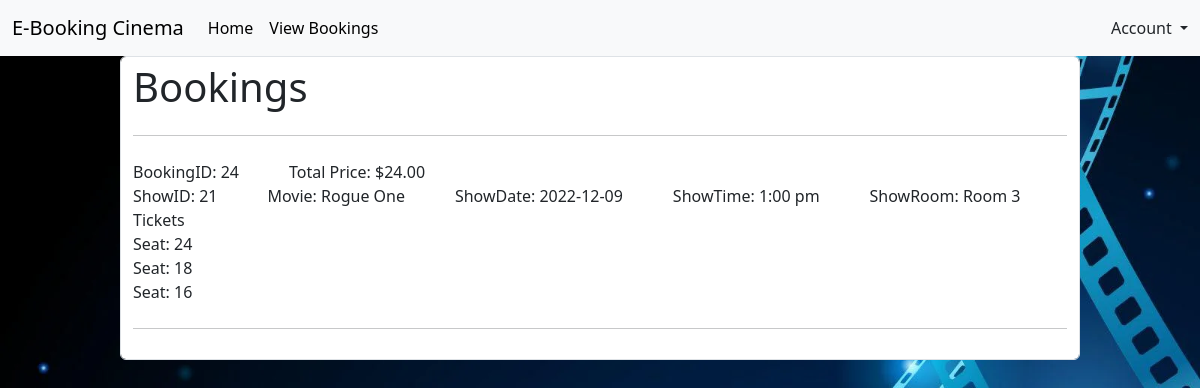
Screenshot of /pages/viewBookings.php (signed in) with the database file from the repository.
### tables this page shows
CREATE TABLE `booking_table` (
  `idBooking` int(11) NOT NULL,
  `totalPrice` decimal(10,2) NOT NULL,
  `showID` int(11) NOT NULL,
  `paymentID` int(11) NOT NULL,
  `customerID` int(11) NOT NULL,
  `promoID` int(11) NOT NULL
);

CREATE TABLE `movies_table` (
  `idMovie` int(11) NOT NULL,
  `title` varchar(45) NOT NULL,
  `cast` varchar(200) DEFAULT NULL,
  `director` varchar(45) DEFAULT NULL,
  `producer` varchar(45) DEFAULT NULL,
  `genre` varchar(45) DEFAULT NULL,
  `synopsis` varchar(500) DEFAULT NULL,
  `trailerPicture` varchar(500) DEFAULT NULL,
  `trailerVideo` varchar(45) DEFAULT NULL,
  `filmRating` varchar(45) DEFAULT NULL,
  `categoryID` int(11) NOT NULL,
  `isCurrentlyPlaying` tinyint(4) NOT NULL DEFAULT 0
);

CREATE TABLE `show_table` (
  `idShow` int(11) NOT NULL,
  `date` date NOT NULL,
  `movieID` int(11) NOT NULL,
  `showroomID` int(11) NOT NULL,
  `showtimeID` int(11) NOT NULL
);

CREATE TABLE `tickets_table` (
  `idTicket` int(11) NOT NULL,
  `bookingID` int(11) NOT NULL,
  `seatNumber` int(11) NOT NULL
);

### pages/viewBookings.php (the view, shortened to what this page needs)
<?php
    $mysqli = require __DIR__ . "/database.php";
    $sql = "SELECT * FROM user WHERE id = {$_SESSION["user_id"]}";
    $result = $mysqli->query($sql);
    $user = $result->fetch_assoc();
    $userID = $user["id"];
    $sql = "SELECT * FROM `booking_table` WHERE `customerID` = $userID;";
    $result = $mysqli->query($sql);
    $bookings = $result->fetch_all(MYSQLI_ASSOC);
    $sql = "SELECT * FROM `showroom_table`";
    $result = $mysqli->query($sql);
    $showRooms = $result->fetch_all(MYSQLI_ASSOC);
    $roomNamesArr = array_column($showRooms, "name", "idRoom");
    $sql = "SELECT * FROM `showtime_table`";
    $result = $mysqli->query($sql);
    $showTimes = $result->fetch_all(MYSQLI_ASSOC);
    $showTimeArr = array_column($showTimes, "showtime", "idShowtime");
?>
<!DOCTYPE html>
<html>
<head>
<link href="../node_modules/bootstrap/dist/css/bootstrap.min.css" rel="stylesheet">
<link href="../css/signin.css" rel="stylesheet">
<link href="../css/form-validation.css" rel="stylesheet">
<link href="../css/homepage.css" rel="stylesheet">
</head>
<body id="bg">
<nav class="navbar navbar-expand-lg navbar-light bg-light">
    <div class="container-fluid">
        <a class="navbar-brand" href="home.php">E-Booking Cinema</a>
        <div class="collapse navbar-collapse" id="navbarNavDropdown">
            <ul class="navbar-nav me-auto order-0">
                <li class="nav-item">
                    <a class="nav-link active" href="home.php" aria-current="page">Home</a>
                </li>
                <li>
                    <a class="nav-link active" href="viewBookings.php" aria-current="page">View Bookings</a>
                </li>
            </ul>
            <div class="d-flex ms-auto order-5">
                <div class="nav-item dropdown justify-content-end">
                    <a class="nav-link dropdown-toggle" href="#" id="navbarDropdownMenuLink" role="button" data-bs-toggle="dropdown" aria-expanded="false">
                        Account
                    </a>
                </div>
            </div>
        </div>
    </div>
</nav>
<div class="container form-control form-block">
    <h1> Bookings </h1>
    <hr class="my-4">
    <?php
        if($bookings) {
            foreach($bookings as $booking) {
                echo "BookingID: " . $booking["idBooking"] . "&nbsp&nbsp&nbsp&nbsp&nbsp&nbsp&nbsp&nbsp&nbsp&nbsp&nbsp Total Price: $" . $booking["totalPrice"] . "<br>";
                    $showID = $booking["showID"];
                    $sql = "SELECT * FROM `show_table` WHERE `idShow` = $showID;";
                    $result = $mysqli->query($sql);
                    $show = $result->fetch_assoc();
                    $showTime = $show["showtimeID"];
                    $showRoom = $show["showroomID"];
                    $movieID = $show["movieID"];
                    $sql = "SELECT * FROM `movies_table` WHERE `idMovie` = $movieID";
                    $result = $mysqli->query($sql);
                    $movie = $result->fetch_assoc();
                echo "ShowID: " . $showID . "&nbsp&nbsp&nbsp&nbsp&nbsp&nbsp&nbsp&nbsp&nbsp&nbsp&nbsp Movie: " . $movie["title"]
                    . "&nbsp&nbsp&nbsp&nbsp&nbsp&nbsp&nbsp&nbsp&nbsp&nbsp&nbsp ShowDate: " . $show["date"]
                    . "&nbsp&nbsp&nbsp&nbsp&nbsp&nbsp&nbsp&nbsp&nbsp&nbsp&nbsp ShowTime: " . $showTimeArr[$showTime]
                    . "&nbsp&nbsp&nbsp&nbsp&nbsp&nbsp&nbsp&nbsp&nbsp&nbsp&nbsp ShowRoom: " . $roomNamesArr[$showRoom] . "<br>";
                echo "Tickets<br>";
                    $bookingID = $booking["idBooking"];
                    $sql = "SELECT * FROM `tickets_table` WHERE `bookingID` = $bookingID";
                    $result = $mysqli->query($sql);
                    $tickets = $result->fetch_all(MYSQLI_ASSOC);
                    foreach($tickets as $ticket) {
                        echo "Seat: " . $ticket["seatNumber"] . "<br>";
                    }
                echo "<hr class='my-4'>";
            }
        } else {
            echo "No bookings.";
        }
    ?>
</div>
</body>
</html>

### css/signin.css (style rules this page uses)
html, body { height: 100%; }
body { align-items: center; padding-bottom: 40px; background-color: #f5f5f5; }

### css/form-validation.css (style rules this page uses)
.container { max-width: 960px; }
.form-block { margin-left: auto; margin-right: auto; margin-top: auto; margin-bottom: auto; height: auto; width: auto; background-color: #ffffff; }

### css/homepage.css (style rules this page uses)
#bg { background-image: url("../MVC_Pages/Controller/Assets/wallpaper.jpg"); height: 100%; background-position: center; background-size: cover; background-repeat: repeat-y; }

### rows the page displays
booking_table: idBooking "24", totalPrice "24.00", showID "21", movies_table.title "Rogue One", showID.date "2022-12-09", showID.showtimeID "1:00 pm", showID.showroomID "Room 3"
tickets_table: seatNumber "24"
tickets_table: seatNumber "18"
tickets_table: seatNumber "16"
